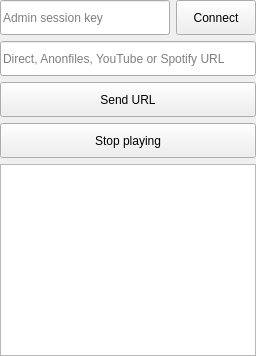
                 <widget class="QWidget" name="collab_host_control_tab">
                  <attribute name="title">
                   <string>Control</string>
                  </attribute>
                  <layout class="QVBoxLayout" name="collab_host_control_tab_lay">
                   <property name="leftMargin">
                    <number>0</number>
                   </property>
                   <property name="topMargin">
                    <number>0</number>
                   </property>
                   <property name="rightMargin">
                    <number>0</number>
                   </property>
                   <property name="bottomMargin">
                    <number>0</number>
                   </property>
                   <item alignment="Qt::AlignTop">
                    <widget class="QWidget" name="connect_admin_session_widget" native="true">
                     <layout class="QHBoxLayout" name="connect_session_widget_lay_2">
                      <property name="leftMargin">
                       <number>0</number>
                      </property>
                      <property name="topMargin">
                       <number>0</number>
                      </property>
                      <property name="rightMargin">
                       <number>0</number>
                      </property>
                      <property name="bottomMargin">
                       <number>0</number>
                      </property>
                      <item>
                       <widget class="QLineEdit" name="collab_session_admin_key_box">
                        <property name="minimumSize">
                         <size>
                          <width>0</width>
                          <height>35</height>
                         </size>
                        </property>
                        <property name="placeholderText">
                         <string>Admin session key</string>
                        </property>
                       </widget>
                      </item>
                      <item>
                       <widget class="QPushButton" name="connect_to_admin_session_button">
                        <property name="minimumSize">
                         <size>
                          <width>70</width>
                          <height>35</height>
                         </size>
                        </property>
                        <property name="text">
                         <string>Connect</string>
                        </property>
                       </widget>
                      </item>
                     </layout>
                    </widget>
                   </item>
                   <item alignment="Qt::AlignTop">
                    <widget class="QLineEdit" name="url_to_send_admin_box">
                     <property name="minimumSize">
                      <size>
                       <width>0</width>
                       <height>35</height>
                      </size>
                     </property>
                     <property name="placeholderText">
                      <string>Direct, Anonfiles, YouTube or Spotify URL</string>
                     </property>
                    </widget>
                   </item>
                   <item>
                    <widget class="QPushButton" name="send_to_users_admin_button">
                     <property name="minimumSize">
                      <size>
                       <width>0</width>
                       <height>35</height>
                      </size>
                     </property>
                     <property name="text">
                      <string>Send URL</string>
                     </property>
                    </widget>
                   </item>
                   <item>
                    <widget class="QPushButton" name="stop_all_button_admin">
                     <property name="minimumSize">
                      <size>
                       <width>0</width>
                       <height>35</height>
                      </size>
                     </property>
                     <property name="text">
                      <string>Stop playing</string>
                     </property>
                    </widget>
                   </item>
                   <item>
                    <widget class="QTextBrowser" name="control_admin_logs"/>
                   </item>
                  </layout>
                 </widget>
